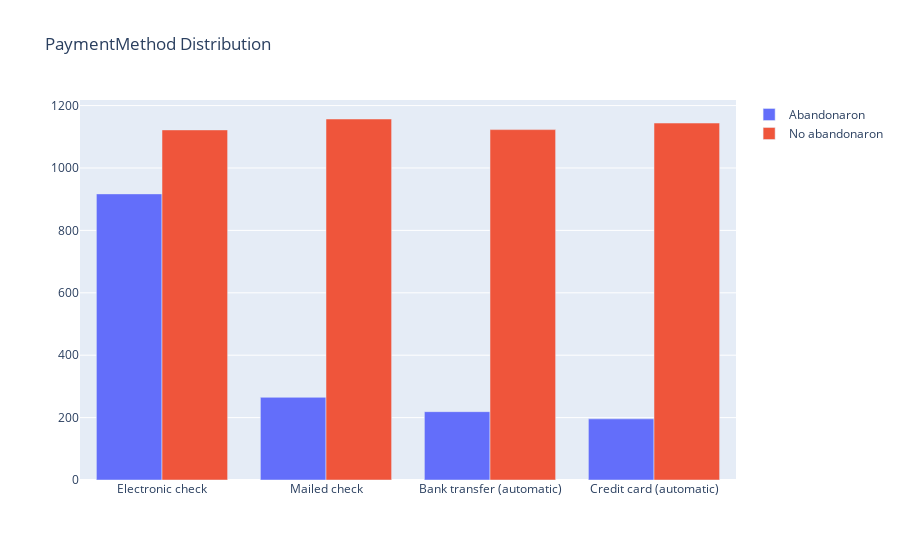

Notebook code cell kept with this figure:
### Markdown cell above
### En cuanto al método de pago se observa que las personas muestran una inconformidad por el método de pago, prefieren hacerlo por medio de tarjeta de crédito y que se descuente automáticamente de su cuenta sin ellos tener que realizar alguna acción adicional.

### Code cell
grafica_de_barras("Churn","PaymentMethod")

### Figure 1 — Plotly figure (JSON) as saved in the notebook; plotly's stock layout.template omitted (floating-point values rounded to 4 significant figures)
{"data": [{"name": "Abandonaron", "type": "bar", "x": ["Electronic check", "Mailed check", "Bank transfer (automatic)", "Credit card (automatic)"], "y": [917, 265, 219, 196]}, {"name": "No abandonaron", "type": "bar", "x": ["Mailed check", "Credit card (automatic)", "Bank transfer (automatic)", "Electronic check"], "y": [1157, 1144, 1123, 1122]}], "layout": {"title": {"text": "PaymentMethod Distribution"}}}
